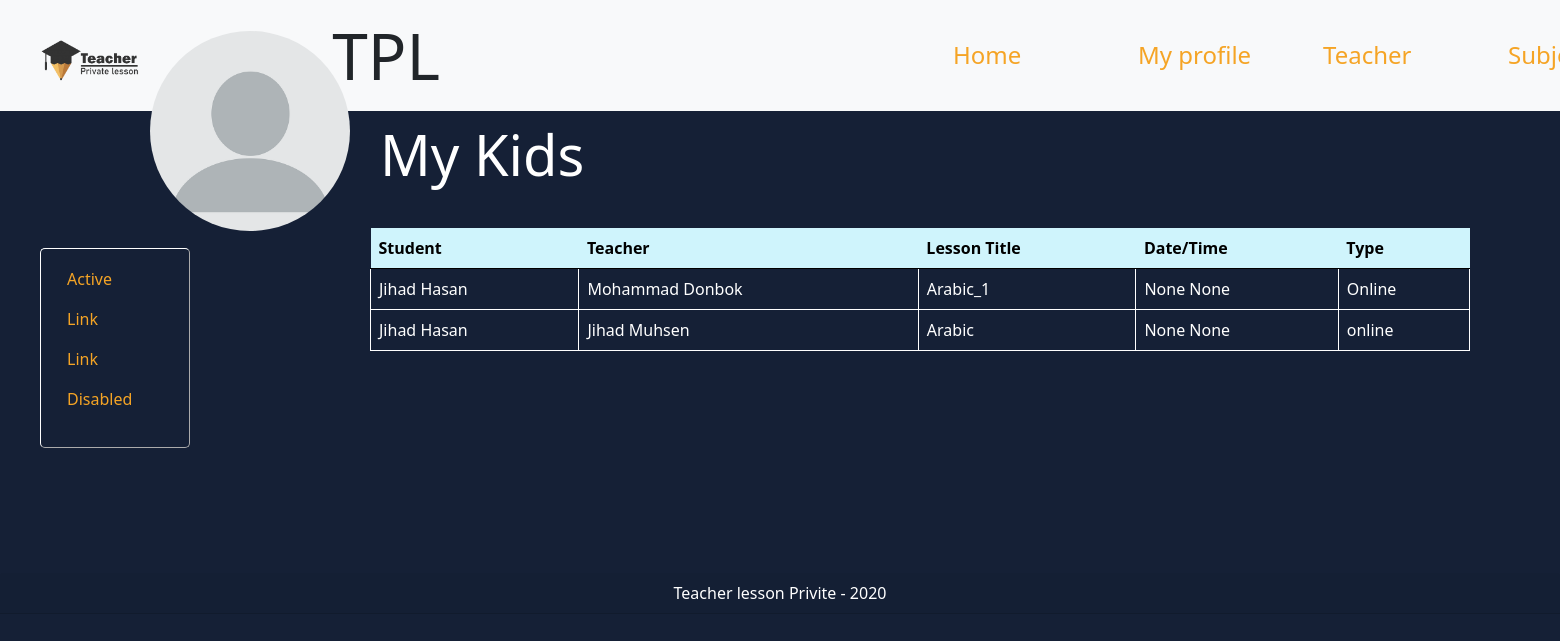
The app's page /parent-profile/1 with its own data.
### TPL_app/models.py (models this page shows)
class Lesson(models.Model):
    title = models.CharField(max_length=255)
    description = models.TextField()
    max_students = models.IntegerField()
    price = models.IntegerField()
    style = models.CharField(max_length=255, null=True)
    child = models.ForeignKey(
        Child, on_delete=models.CASCADE, blank=True, null=True)
    day = models.CharField(max_length=255, null=True)
    time = models.CharField(max_length=255, null=True)
    teacher = models.ForeignKey(Teacher, on_delete=models.CASCADE)
    created_at = models.DateTimeField(auto_now_add=True)
    updated_at = models.DateTimeField(auto_now=True)

class Child(models.Model):
    first_name = models.CharField(max_length=255)
    last_name = models.CharField(max_length=255)
    age = models.IntegerField()
    grade = models.IntegerField()
    gender = models.CharField(max_length=6)
    parent = models.ForeignKey(
        Parent, related_name="children", on_delete=models.CASCADE)
    lessons = models.ManyToManyField(
        Teacher, through="Lesson", related_name="lessons")
    created_at = models.DateTimeField(auto_now_add=True)
    updated_at = models.DateTimeField(auto_now=True)

class Teacher(models.Model):
    first_name = models.CharField(max_length=255)
    last_name = models.CharField(max_length=255)
    occupation = models.CharField(max_length=255)
    specialization = models.CharField(max_length=255)
    education = models.CharField(max_length=255)
    email = models.CharField(max_length=255, null=True)
    password = models.CharField(max_length=255, null=True)
    created_at = models.DateTimeField(auto_now_add=True)
    updated_at = models.DateTimeField(auto_now=True)

### TPL_app/views.py (the view)
# urls.py: path('parent-profile/<int:id>', views.parent_profile),
def parent_profile(request, id):
    parent = Parent.objects.get(id=id)
    children = parent.children.all()
    all_lessons = []
    for child in children:
        all_lessons.append(Lesson.objects.filter(child=child.id))
    context = {
        "parent": parent,
        "children": children,
        "all_lessons": all_lessons,
    }
    return render(request, "parent_profile.html", context)

### TPL_app/templates/parent_profile.html (shortened to what this page needs)
<!DOCTYPE html>
<html lang="en">
<head>
    {% load static %}
    <link rel="stylesheet" href="{% static 'css/parent_profile_style.css' %}">
    <link href="https://cdn.jsdelivr.net/npm/bootstrap@5.0.0-beta1/dist/css/bootstrap.min.css" rel="stylesheet">
</head>
<body>
    <nav class="navbar navbar-expand-lg navbar-light bg-light">
        <div class="head">
            <img src="{% static 'images/logo1.png' %}" width="100px">
            <h1 class="display-3" >TPL</h1>
        </div>
        <div class="collapse navbar-collapse" id="navbarSupportedContent">
            <ul class="navbar-nav me-auto mb-2 mb-lg-0">
            <li class="nav-item">
                <a class="nav-link active" href="#">Home</a>
            </li>
            <li class="nav-item">
                <a class="nav-link active" href="#">My profile</a>
            </li>
            <li class="nav-item">
                <a class="nav-link active" href="#">Teacher</a>
            </li>
            <li class="nav-item">
                <a class="nav-link active" href="#">Subjects</a>
            </li>
            </ul>
        </nav>
        <img class ="profile-pic" src="{% static 'images/profile_pic.png' %}" width="200px">
        <h2 class="display-4">My Kids</h2>
        <aside>
        <ul class="nav flex-column">
            <li class="nav-item">
            <a class="nav-link active" href="#">Active</a>
            </li>
            <li class="nav-item">
            <a class="nav-link active" href="#">Link</a>
            </li>
            <li class="nav-item">
            <a class="nav-link active" href="#">Link</a>
            </li>
            <li class="nav-item">
            <a class="nav-link active" href="#">Disabled</a>
            </li>
        </ul>
    </aside>
    <main>
        <table class="table">
            <thead>
                <tr class="table-info">
                    <th>Student</th>
                    <th>Teacher</th>
                    <th>Lesson Title</th>
                    <th>Date/Time</th>
                    <th>Type</th>
                </tr>
            </thead>
            <tbody>
                {% for child in all_lessons %}
                {% for lesson in child %}
                <tr>
                    <td>{{lesson.child.first_name}} {{lesson.child.last_name}}</td>
                    <td>{{lesson.teacher.first_name}} {{lesson.teacher.last_name}}</td>
                    <td>{{lesson.title}}</td>
                    <td>{{lesson.day}} {{lesson.time}}</td>
                    <td>{{lesson.style}}</td>
                </tr>
                {% endfor %}
                {% endfor %}
            </tbody>
        </table>
    </main>
    <div class="footer1">
        <footer class="card-header">Teacher lesson Privite - 2020</footer>
    </div>
</body>
</html>

### TPL_app/static/css/parent_profile_style.css (style rules this page uses)
.head { display: inline-flex; margin: 10px 0 0 40px; width: 400px; align-items: center; }
.head img { display: inline-block; }
h1 { display: inline-block; margin-left: 15px; }
h2 { color: white; }
ul { display: inline-block; margin-left: 500px !important; }
.navbar-nav .nav-link { width: 180px !important; margin-left: 5px !important; font-size: x-large; }
.profile-pic { border-radius: 100px; margin: -80px 150px; position: absolute !important; z-index: 1 !important; }
aside { margin: 20px 0 0 40px !important; width: 150px; float: left; }
.table tr td { border: 1px solid rgb(255, 255, 255); color: white !important; }
.flex-column { border: 1px outset white; border-radius: 5px; padding-top: 10px; width: 150px; height: 200px; margin: 0 !important; }
.flex-column li { margin-left: 10px; }
main { display: inline-block; width: 1100px; margin-left: 180px; }
.display-4 { margin: 10px 0 40px 380px; }
.card-header { display: flex; justify-content: center; align-items: center; margin-top: 200px; }
body { background-color:#152036 !important; }
a { color: rgb(245 164 37) !important; }
.footer1 { color: white; }

### records on screen
Lesson: child.first_name "Jihad", child.last_name "Hasan", teacher.first_name "Mohammad", teacher.last_name "Donbok", title "Arabic_1", day "None", time "None", style "Online"
Lesson: child.first_name "Jihad", child.last_name "Hasan", teacher.first_name "Jihad", teacher.last_name "Muhsen", title "Arabic", day "None", time "None", style "online"
